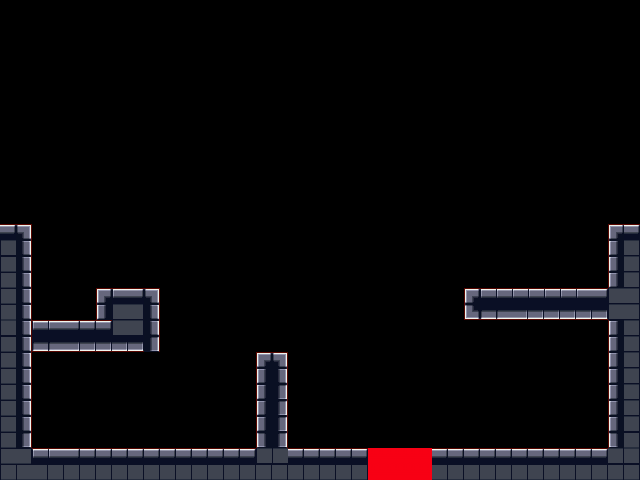

The image is a tile-based game level rendered from a .tmx file. Its description and source (layers, tilesets, objects; grid data summarised) follow:
An orthogonal 40x30 tile map with 16x16 px tiles, 2 tile layers (collision, tiles), 2 tilesets.

<map version="1.0" orientation="orthogonal" width="40" height="30" tilewidth="16" tileheight="16">
 <tileset firstgid="1" name="tiles" tilewidth="16" tileheight="16">
  <image source="tiles.png" width="128" height="64" />
 </tileset>
 <tileset firstgid="33" name="collision" tilewidth="16" tileheight="16">
  <image source="collision.png" width="128" height="51" />
 </tileset>
 <layer name="collision" width="40" height="30">
  <data>[1200 cells, 190 non-empty, 1 distinct tile ids]</data>
 </layer>
 <layer name="tiles" width="40" height="30">
  <data>[1200 cells, 182 non-empty, 15 distinct tile ids]</data>
 </layer>
</map>
